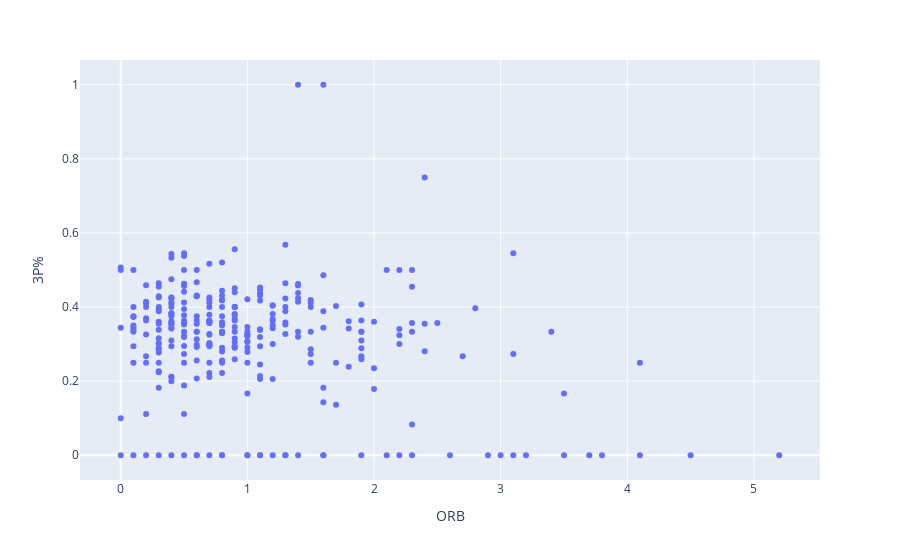

The notebook cell saved with this chart:
### Code cell
from sklearn.decomposition import PCA
import plotly.express as px

fig = px.scatter(df, x='ORB', y='3P%',
                 hover_name='Player')
fig.show()





# X = np.array(df[all_features])
# print(X)
# df[all_features]

# pca = PCA(n_components=2)

# principalComponents = pca.fit_transform(X)

# plt.scatter(principalComponents[:,0],
#             principalComponents[:,1])
# plt.show()

### Figure 1 — Plotly figure (JSON) as saved in the notebook; plotly's stock layout.template omitted (floating-point values rounded to 4 significant figures; data arrays with more than 128 entries replaced by an {"elided": "..."} marker saying what was removed)
{"data": [{"hovertemplate": "<b>%{hovertext}</b><br><br>ORB=%{x}<br>3P%=%{y}<extra></extra>", "hovertext": {"elided": "297 str values"}, "legendgroup": "", "marker": {"color": "#636efa", "symbol": "circle"}, "mode": "markers", "name": "", "orientation": "v", "showlegend": false, "type": "scatter", "x": {"elided": "297 float values"}, "xaxis": "x", "y": {"elided": "297 float values"}, "yaxis": "y"}], "layout": {"legend": {"tracegroupgap": 0}, "margin": {"t": 60}, "xaxis": {"anchor": "y", "domain": [0, 1], "title": {"text": "ORB"}}, "yaxis": {"anchor": "x", "domain": [0, 1], "title": {"text": "3P%"}}}}
